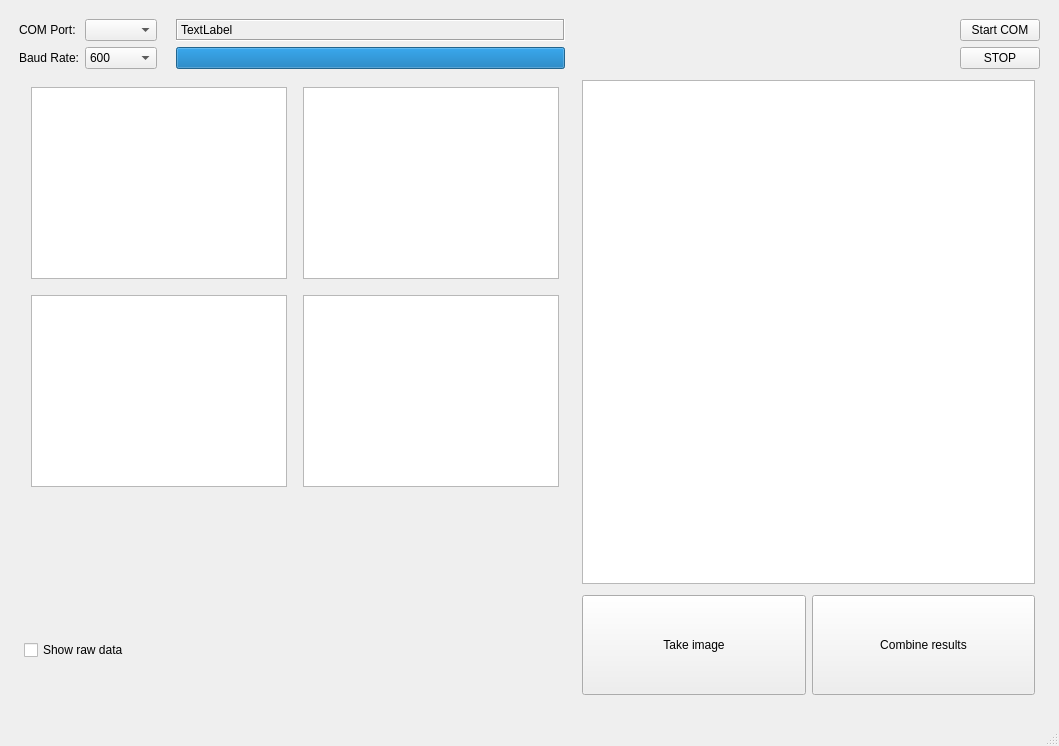
<?xml version="1.0" encoding="UTF-8"?>
<ui version="4.0">
 <class>GridEyeTerminal</class>
 <widget class="QMainWindow" name="GridEyeTerminal">
  <property name="geometry">
   <rect>
    <x>0</x>
    <y>0</y>
    <width>1059</width>
    <height>746</height>
   </rect>
  </property>
  <property name="windowTitle">
   <string>Grid-Eye Terminal</string>
  </property>
  <widget class="QWidget" name="centralwidget">
   <property name="enabled">
    <bool>true</bool>
   </property>
   <layout class="QGridLayout" name="gridLayout">
    <item row="0" column="0">
     <layout class="QVBoxLayout" name="verticalLayout_3">
      <property name="sizeConstraint">
       <enum>QLayout::SetDefaultConstraint</enum>
      </property>
      <property name="leftMargin">
       <number>10</number>
      </property>
      <property name="topMargin">
       <number>10</number>
      </property>
      <property name="rightMargin">
       <number>10</number>
      </property>
      <property name="bottomMargin">
       <number>10</number>
      </property>
      <item>
       <layout class="QHBoxLayout" name="Header">
        <item>
         <layout class="QFormLayout" name="formLayout">
          <item row="0" column="0">
           <widget class="QLabel" name="ComPort">
            <property name="text">
             <string>COM Port:</string>
            </property>
           </widget>
          </item>
          <item row="0" column="1">
           <widget class="QComboBox" name="COMPortBox"/>
          </item>
          <item row="1" column="0">
           <widget class="QLabel" name="BaudRate">
            <property name="text">
             <string>Baud Rate:</string>
            </property>
           </widget>
          </item>
          <item row="1" column="1">
           <widget class="QComboBox" name="BaudBox">
            <property name="layoutDirection">
             <enum>Qt::LeftToRight</enum>
            </property>
            <property name="currentText">
             <string>600</string>
            </property>
            <item>
             <property name="text">
              <string>600</string>
             </property>
            </item>
            <item>
             <property name="text">
              <string>1200</string>
             </property>
            </item>
            <item>
             <property name="text">
              <string>2400</string>
             </property>
            </item>
            <item>
             <property name="text">
              <string>4800</string>
             </property>
            </item>
            <item>
             <property name="text">
              <string>9600</string>
             </property>
            </item>
            <item>
             <property name="text">
              <string>14400</string>
             </property>
            </item>
            <item>
             <property name="text">
              <string>19200</string>
             </property>
            </item>
            <item>
             <property name="text">
              <string>28800</string>
             </property>
            </item>
            <item>
             <property name="text">
              <string>31250</string>
             </property>
            </item>
            <item>
             <property name="text">
              <string>57600</string>
             </property>
            </item>
            <item>
             <property name="text">
              <string>115200</string>
             </property>
            </item>
           </widget>
          </item>
         </layout>
        </item>
        <item>
         <spacer name="horizontalSpacer">
          <property name="orientation">
           <enum>Qt::Horizontal</enum>
          </property>
          <property name="sizeType">
           <enum>QSizePolicy::Fixed</enum>
          </property>
          <property name="sizeHint" stdset="0">
           <size>
            <width>13</width>
            <height>20</height>
           </size>
          </property>
         </spacer>
        </item>
        <item>
         <layout class="QVBoxLayout" name="verticalLayout">
          <item>
           <widget class="QLabel" name="StatusText">
            <property name="font">
             <font>
              <weight>50</weight>
              <bold>false</bold>
             </font>
            </property>
            <property name="frameShape">
             <enum>QFrame::Box</enum>
            </property>
            <property name="frameShadow">
             <enum>QFrame::Sunken</enum>
            </property>
            <property name="text">
             <string>TextLabel</string>
            </property>
           </widget>
          </item>
          <item>
           <widget class="QProgressBar" name="ProgressBar">
            <property name="value">
             <number>100</number>
            </property>
            <property name="textVisible">
             <bool>false</bool>
            </property>
            <property name="orientation">
             <enum>Qt::Horizontal</enum>
            </property>
            <property name="format">
             <string>%p%</string>
            </property>
           </widget>
          </item>
         </layout>
        </item>
        <item>
         <spacer name="horizontalSpacer_2">
          <property name="orientation">
           <enum>Qt::Horizontal</enum>
          </property>
          <property name="sizeHint" stdset="0">
           <size>
            <width>20</width>
            <height>20</height>
           </size>
          </property>
         </spacer>
        </item>
        <item>
         <layout class="QVBoxLayout" name="verticalLayout_2">
          <item>
           <widget class="QPushButton" name="StartComButton">
            <property name="text">
             <string>Start COM</string>
            </property>
           </widget>
          </item>
          <item>
           <widget class="QPushButton" name="StopComButton">
            <property name="text">
             <string>STOP</string>
            </property>
           </widget>
          </item>
         </layout>
        </item>
       </layout>
      </item>
      <item>
       <layout class="QHBoxLayout" name="Graphs">
        <item>
         <layout class="QVBoxLayout" name="verticalLayout_13">
          <property name="leftMargin">
           <number>5</number>
          </property>
          <property name="topMargin">
           <number>5</number>
          </property>
          <property name="rightMargin">
           <number>5</number>
          </property>
          <property name="bottomMargin">
           <number>5</number>
          </property>
          <item>
           <layout class="QGridLayout" name="graphgrid">
            <property name="leftMargin">
             <number>2</number>
            </property>
            <property name="topMargin">
             <number>2</number>
            </property>
            <property name="rightMargin">
             <number>2</number>
            </property>
            <property name="bottomMargin">
             <number>2</number>
            </property>
            <item row="1" column="0">
             <layout class="QVBoxLayout" name="verticalLayout_9">
              <property name="leftMargin">
               <number>5</number>
              </property>
              <property name="topMargin">
               <number>5</number>
              </property>
              <property name="rightMargin">
               <number>5</number>
              </property>
              <property name="bottomMargin">
               <number>5</number>
              </property>
              <item>
               <widget class="QTextEdit" name="Graph1"/>
              </item>
             </layout>
            </item>
            <item row="4" column="1">
             <layout class="QVBoxLayout" name="verticalLayout_12">
              <property name="leftMargin">
               <number>5</number>
              </property>
              <property name="topMargin">
               <number>5</number>
              </property>
              <property name="rightMargin">
               <number>5</number>
              </property>
              <property name="bottomMargin">
               <number>5</number>
              </property>
              <item>
               <widget class="QTextEdit" name="Graph4">
                <property name="sizePolicy">
                 <sizepolicy hsizetype="Preferred" vsizetype="Preferred">
                  <horstretch>0</horstretch>
                  <verstretch>0</verstretch>
                 </sizepolicy>
                </property>
                <property name="minimumSize">
                 <size>
                  <width>100</width>
                  <height>100</height>
                 </size>
                </property>
               </widget>
              </item>
             </layout>
            </item>
            <item row="1" column="1">
             <layout class="QVBoxLayout" name="verticalLayout_10">
              <property name="leftMargin">
               <number>5</number>
              </property>
              <property name="topMargin">
               <number>5</number>
              </property>
              <property name="rightMargin">
               <number>5</number>
              </property>
              <property name="bottomMargin">
               <number>5</number>
              </property>
              <item>
               <widget class="QGraphicsView" name="Graph2"/>
              </item>
             </layout>
            </item>
            <item row="4" column="0">
             <layout class="QVBoxLayout" name="verticalLayout_11">
              <property name="leftMargin">
               <number>5</number>
              </property>
              <property name="topMargin">
               <number>5</number>
              </property>
              <property name="rightMargin">
               <number>5</number>
              </property>
              <property name="bottomMargin">
               <number>5</number>
              </property>
              <item>
               <widget class="QTextEdit" name="Graph3">
                <property name="cursor" stdset="0">
                 <cursorShape>ArrowCursor</cursorShape>
                </property>
               </widget>
              </item>
             </layout>
            </item>
           </layout>
          </item>
          <item>
           <spacer name="verticalSpacer">
            <property name="orientation">
             <enum>Qt::Vertical</enum>
            </property>
            <property name="sizeHint" stdset="0">
             <size>
              <width>20</width>
              <height>60</height>
             </size>
            </property>
           </spacer>
          </item>
          <item>
           <widget class="QCheckBox" name="checkBox">
            <property name="sizePolicy">
             <sizepolicy hsizetype="Minimum" vsizetype="Expanding">
              <horstretch>0</horstretch>
              <verstretch>0</verstretch>
             </sizepolicy>
            </property>
            <property name="minimumSize">
             <size>
              <width>50</width>
              <height>50</height>
             </size>
            </property>
            <property name="text">
             <string>Show raw data</string>
            </property>
            <property name="iconSize">
             <size>
              <width>24</width>
              <height>24</height>
             </size>
            </property>
            <property name="checked">
             <bool>false</bool>
            </property>
           </widget>
          </item>
         </layout>
        </item>
        <item>
         <layout class="QVBoxLayout" name="verticalLayout_8">
          <property name="leftMargin">
           <number>5</number>
          </property>
          <property name="topMargin">
           <number>5</number>
          </property>
          <property name="rightMargin">
           <number>5</number>
          </property>
          <property name="bottomMargin">
           <number>5</number>
          </property>
          <item>
           <widget class="QTextEdit" name="textEdit">
            <property name="enabled">
             <bool>true</bool>
            </property>
            <property name="sizePolicy">
             <sizepolicy hsizetype="Expanding" vsizetype="Expanding">
              <horstretch>200</horstretch>
              <verstretch>200</verstretch>
             </sizepolicy>
            </property>
            <property name="minimumSize">
             <size>
              <width>350</width>
              <height>350</height>
             </size>
            </property>
            <property name="readOnly">
             <bool>true</bool>
            </property>
           </widget>
          </item>
          <item>
           <layout class="QHBoxLayout" name="horizontalLayout">
            <property name="leftMargin">
             <number>0</number>
            </property>
            <property name="topMargin">
             <number>5</number>
            </property>
            <property name="rightMargin">
             <number>0</number>
            </property>
            <property name="bottomMargin">
             <number>5</number>
            </property>
            <item>
             <widget class="QPushButton" name="pushButton_2">
              <property name="sizePolicy">
               <sizepolicy hsizetype="Minimum" vsizetype="Minimum">
                <horstretch>0</horstretch>
                <verstretch>0</verstretch>
               </sizepolicy>
              </property>
              <property name="text">
               <string>Take image</string>
              </property>
             </widget>
            </item>
            <item>
             <widget class="QPushButton" name="pushButton">
              <property name="sizePolicy">
               <sizepolicy hsizetype="Minimum" vsizetype="Minimum">
                <horstretch>0</horstretch>
                <verstretch>0</verstretch>
               </sizepolicy>
              </property>
              <property name="minimumSize">
               <size>
                <width>200</width>
                <height>100</height>
               </size>
              </property>
              <property name="text">
               <string>Combine results</string>
              </property>
             </widget>
            </item>
           </layout>
          </item>
         </layout>
        </item>
       </layout>
      </item>
     </layout>
    </item>
   </layout>
  </widget>
  <widget class="QStatusBar" name="statusbar"/>
  <action name="actionSettings">
   <property name="text">
    <string>Settings</string>
   </property>
  </action>
  <action name="actionStart_Com">
   <property name="text">
    <string>Start Com</string>
   </property>
  </action>
  <action name="actionStop_Com">
   <property name="text">
    <string>Stop Com</string>
   </property>
  </action>
  <action name="actionShowRawData">
   <property name="checkable">
    <bool>true</bool>
   </property>
   <property name="checked">
    <bool>true</bool>
   </property>
   <property name="text">
    <string>ShowRawData</string>
   </property>
  </action>
  <action name="actionTakePicture">
   <property name="text">
    <string>TakePicture</string>
   </property>
  </action>
  <action name="actionCombineResults">
   <property name="text">
    <string>CombineResults</string>
   </property>
  </action>
 </widget>
 <resources/>
 <connections/>
</ui>
